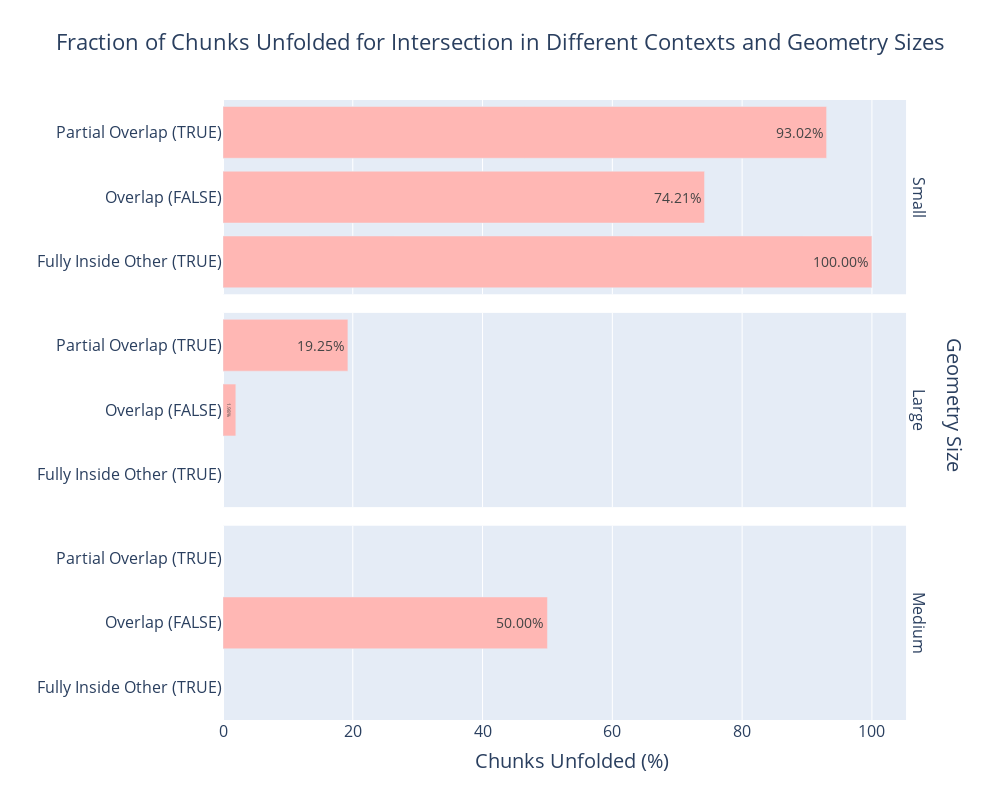

The notebook cell this image was saved under:
### Markdown cell above
#### (%) Unfolding of chunks

### Code cell
plot_chunk_unfolded_frac(chunk_unfolded_df, is_predicate=False, is_baseline=False)

### Figure 1 — Plotly figure (JSON) as saved in the notebook; plotly's stock layout.template omitted (floating-point values rounded to 4 significant figures)
{"data": [{"alignmentgroup": "True", "hovertemplate": "Geometry Sizes=Small/Small<br>chk_fraction_unfolded=%{text}<br>Context=%{y}<extra></extra>", "legendgroup": "", "marker": {"color": "rgb(255,183,180)", "pattern": {"shape": ""}}, "name": "", "offsetgroup": "", "orientation": "h", "showlegend": false, "text": [100, 74.21, 93.02], "textfont": {"size": 14}, "textposition": "inside", "texttemplate": "%{text:.2f}%", "type": "bar", "x": [100, 74.21, 93.02], "xaxis": "x3", "y": ["Fully Inside Other (TRUE)", "Overlap (FALSE)", "Partial Overlap (TRUE)"], "yaxis": "y3"}, {"alignmentgroup": "True", "hovertemplate": "Geometry Sizes=Large/Large<br>chk_fraction_unfolded=%{text}<br>Context=%{y}<extra></extra>", "legendgroup": "", "marker": {"color": "rgb(255,183,180)", "pattern": {"shape": ""}}, "name": "", "offsetgroup": "", "orientation": "h", "showlegend": false, "text": [1.977, 19.25], "textfont": {"size": 14}, "textposition": "inside", "texttemplate": "%{text:.2f}%", "type": "bar", "x": [1.977, 19.25], "xaxis": "x2", "y": ["Overlap (FALSE)", "Partial Overlap (TRUE)"], "yaxis": "y2"}, {"alignmentgroup": "True", "hovertemplate": "Geometry Sizes=Medium/Medium<br>chk_fraction_unfolded=%{text}<br>Context=%{y}<extra></extra>", "legendgroup": "", "marker": {"color": "rgb(255,183,180)", "pattern": {"shape": ""}}, "name": "", "offsetgroup": "", "orientation": "h", "showlegend": false, "text": [50], "textfont": {"size": 14}, "textposition": "inside", "texttemplate": "%{text:.2f}%", "type": "bar", "x": [50], "xaxis": "x", "y": ["Overlap (FALSE)"], "yaxis": "y"}], "layout": {"annotations": [{"font": {"size": 16}, "showarrow": false, "text": "Medium", "textangle": 90, "x": 0.98, "xanchor": "left", "xref": "paper", "y": 0.1567, "yanchor": "middle", "yref": "paper"}, {"font": {"size": 16}, "showarrow": false, "text": "Large", "textangle": 90, "x": 0.98, "xanchor": "left", "xref": "paper", "y": 0.5, "yanchor": "middle", "yref": "paper"}, {"font": {"size": 16}, "showarrow": false, "text": "Small", "textangle": 90, "x": 0.98, "xanchor": "left", "xref": "paper", "y": 0.8433, "yanchor": "middle", "yref": "paper"}, {"font": {"size": 20}, "showarrow": false, "text": "Chunks Unfolded (%)", "x": 0.5, "xanchor": "center", "xref": "paper", "y": -0.04, "yanchor": "top", "yref": "paper"}, {"font": {"size": 20}, "showarrow": false, "text": "Geometry Size", "textangle": 90, "x": 1.05, "xanchor": "center", "xref": "paper", "y": 0.62, "yanchor": "top", "yref": "paper"}, {"font": {"size": 20}, "showarrow": false, "text": "Bounding Box Context", "textangle": -90, "x": -0.35, "xanchor": "center", "xref": "paper", "y": 0.5, "yanchor": "middle", "yref": "paper"}], "barmode": "relative", "height": 800, "legend": {"font": {"size": 16}, "orientation": "h", "tracegroupgap": 0, "x": 0.5, "xanchor": "left", "y": 1, "yanchor": "top"}, "title": {"font": {"size": 22}, "text": "Fraction of Chunks Unfolded for Intersection in Different Contexts and Geometry Sizes", "x": 0.5}, "width": 1000, "xaxis": {"anchor": "y", "domain": [0, 0.98], "tickfont": {"size": 16}, "title": {"text": ""}}, "xaxis2": {"anchor": "y2", "domain": [0, 0.98], "matches": "x", "showticklabels": false, "tickfont": {"size": 16}, "title": {"text": ""}}, "xaxis3": {"anchor": "y3", "domain": [0, 0.98], "matches": "x", "showticklabels": false, "tickfont": {"size": 16}, "title": {"text": ""}}, "yaxis": {"anchor": "x", "domain": [0, 0.3133], "showticklabels": true, "tickfont": {"size": 16}, "title": {"text": ""}, "visible": true}, "yaxis2": {"anchor": "x2", "domain": [0.3433, 0.6567], "matches": "y", "showticklabels": true, "tickfont": {"size": 16}, "title": {"text": ""}, "visible": true}, "yaxis3": {"anchor": "x3", "domain": [0.6867, 1.0], "matches": "y", "showticklabels": true, "tickfont": {"size": 16}, "title": {"text": ""}, "visible": true}}}
